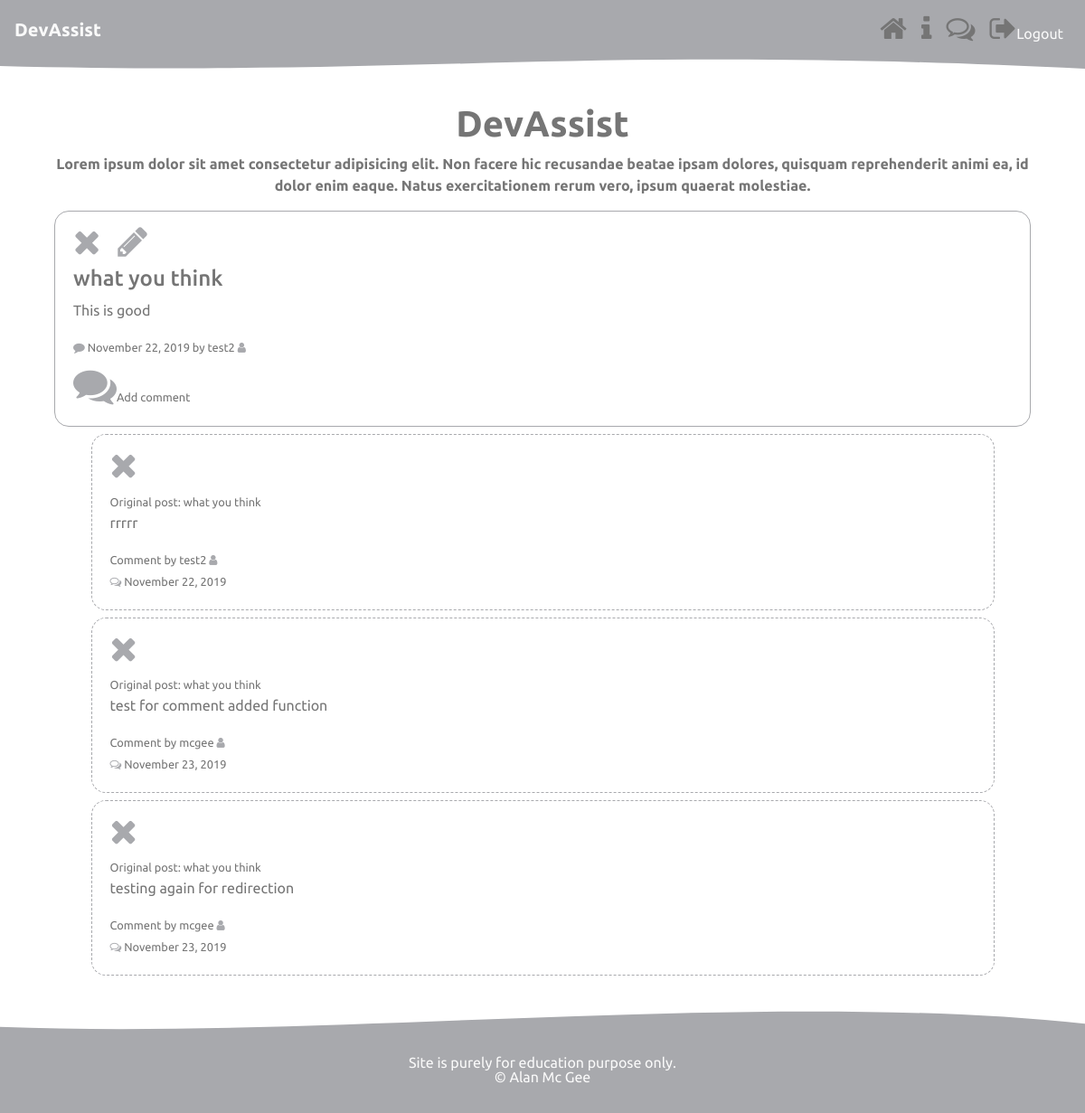
The page /community/query/16/ (signed in) on the database as committed earlier.
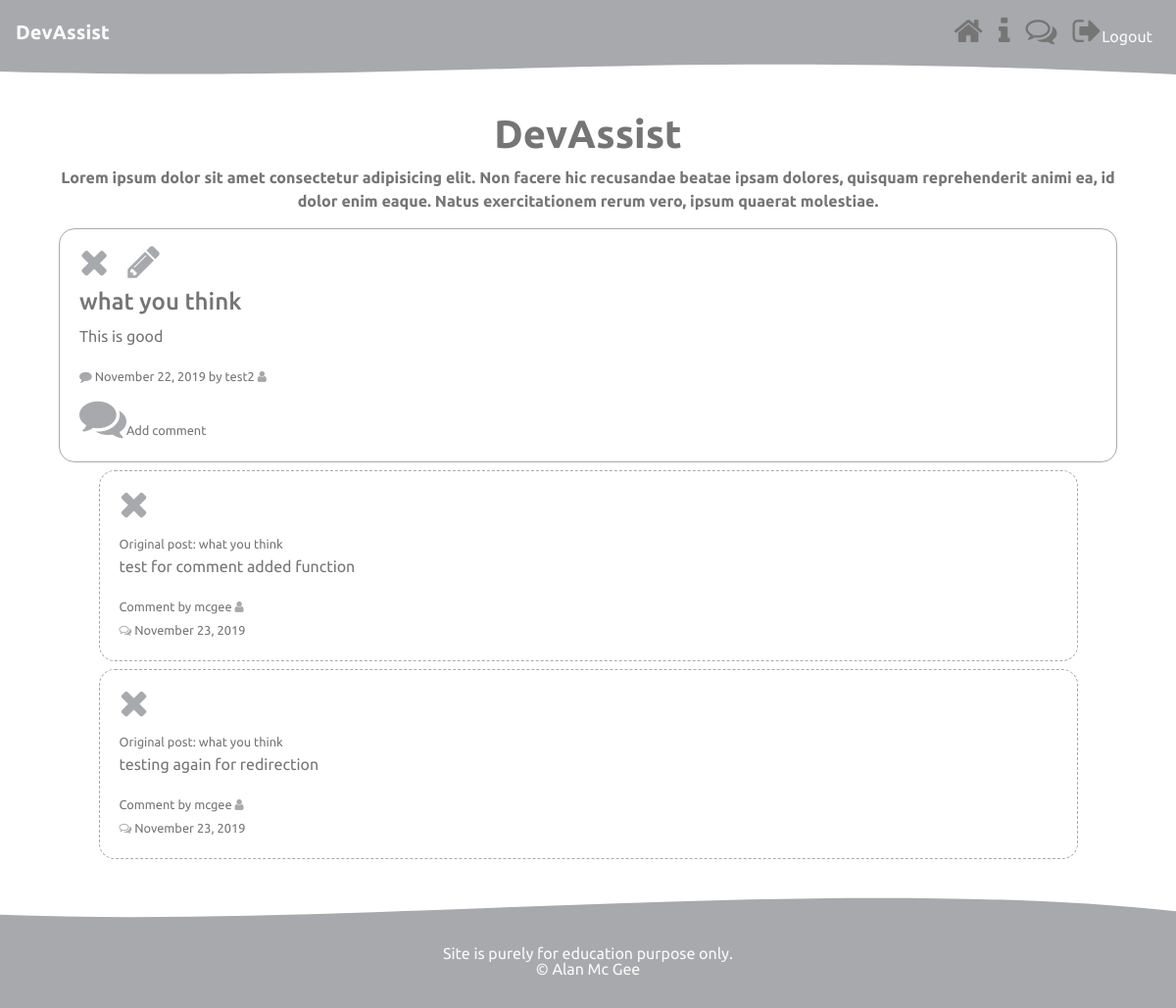
The same page on the database as committed later.
### forum/models.py (models this page shows, shortened)
class Comment(models.Model):
    title = models.CharField(max_length=100, default=1)
    content = models.TextField(max_length=1500, null=True)
    date_posted = models.DateTimeField(default=timezone.now)
    query = models.ForeignKey(Post, null=True, on_delete=models.CASCADE)
    comment_by = models.ForeignKey(User,null=True,on_delete=models.CASCADE)
    comment_date = models.DateTimeField(auto_now_add=True)

class Post(models.Model):
    title = models.CharField(max_length=100)
    content = models.TextField()
    date_posted = models.DateTimeField(default=timezone.now)
    author = models.ForeignKey(User, on_delete=models.CASCADE) # cascade -  when user is deleted remove all posts
    class Meta:
        ordering = ("-date_posted", )
    def __str__(self):
        return self.title # will return the title in the shell view

### forum/views.py (the view, shortened to what this page needs)
# urls.py: path('query/<int:pk>/', views.query_detail, name='post-detail'),
def query_detail(request, pk):
    query_detail = get_object_or_404(Post, pk=pk)
    comment = Comment.query_id
    user = request.user
    comment_form = CommentForm()
    comment_form.instance.comment_by = user
    print(comment_form.instance.comment_by)
    comments = Comment.objects.filter(query_id = pk )
    context = {
        "post": query_detail,
        "comments":comments,
        "form": comment_form
    }
    return render(request, "forum/post_detail.html", context)

### forum/templates/forum/post_detail.html (shortened to what this page needs)
{% extends "base.html" %}
{% load crispy_forms_tags %}
{% block content %}
<div class="container">
  <div class="col mb-2">
    <div class="card query-card">
      <div class="card-body query">
        {% if user.is_authenticated %}
        <p class="card-subtitle mb-2 text-muted small"><span class="delete-post"><a href="#" title="Delete Query"><i
                class="fa fa-times fa-3x" aria-hidden="true"></i></a></span>
          <span class="edit-post"><a href="{% url 'post-edit' post.id%}" title="Edit Post"><i class="fa fa-pencil fa-3x"
                aria-hidden="true"></i>
            </a></span>
        </p>
        {% endif %}
        <h4><a class="article-title" href="{% url 'post-detail' post.pk %}">{{ post.title }}</a></h4>
        <p>{{ post.content }}</p>
        <small><i class="fa fa-comment" aria-hidden="true"></i>
          {{ post.date_posted|date:"F d, Y" }} by {{ post.author}} <i class="fa fa-user" aria-hidden="true"></i>
        </small>
        <div class="row mt-2">
          <div class="col"><a class="comment-link" href="#comment-form" title="Add Comment" data-toggle="collapse" ><i
                class="fa fa-comments fa-3x" aria-hidden="true"></i></a><small>Add comment</small></div>
        </div>
      </div>
    </div>
  </div>
</div>
<div class="container">
  {% for comment in comments %}
  <div class="row">
    <div class="col mb-2">
      <div class="card comment-card">
        <div class="card-body comment">
          {% if user.is_authenticated %}
          <p class="card-subtitle mb-2 text-muted small"><span class="delete-post"><a href="#" title="Delete Query"><i
                  class="fa fa-times fa-3x" aria-hidden="true"></i></a></span> </p>
          {% endif %}
          <small> Original post:  {{comment.query}}</small>
          <p>{{ comment.content  }}</p>
          <small>Comment by {{ comment.comment_by }} <i class="fa fa-user" aria-hidden="true"></i> <br><i
              class="fa fa-comments-o" aria-hidden="true"></i>
            {{ comment.comment_date|date:"F d, Y" }}
          </small>
        </div>
      </div>
    </div>
  </div>
  {% endfor %}
</div>
{% endblock content %}

Rows that differ between the two databases and show on the page:
removed Comment: query "what you think", content "rrrrr", comment_by "test2", comment_date "November 22, 2019"
